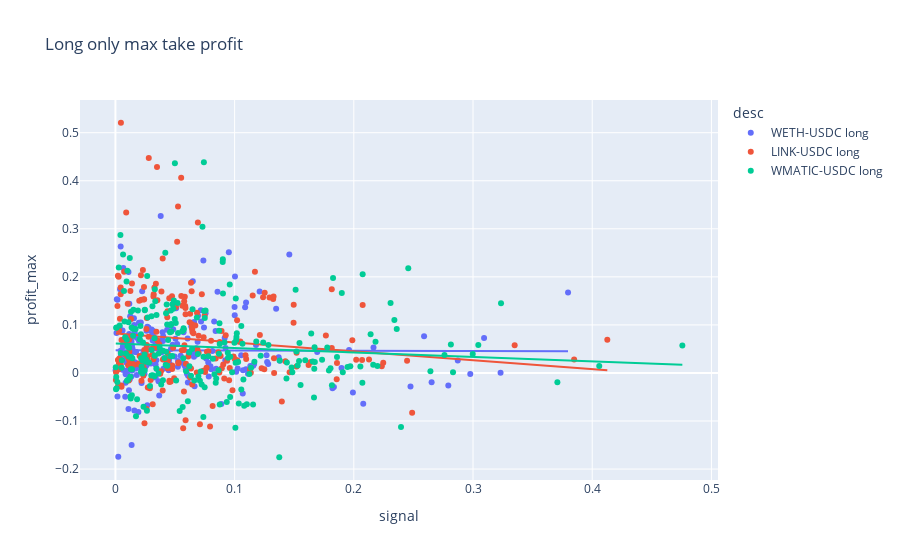
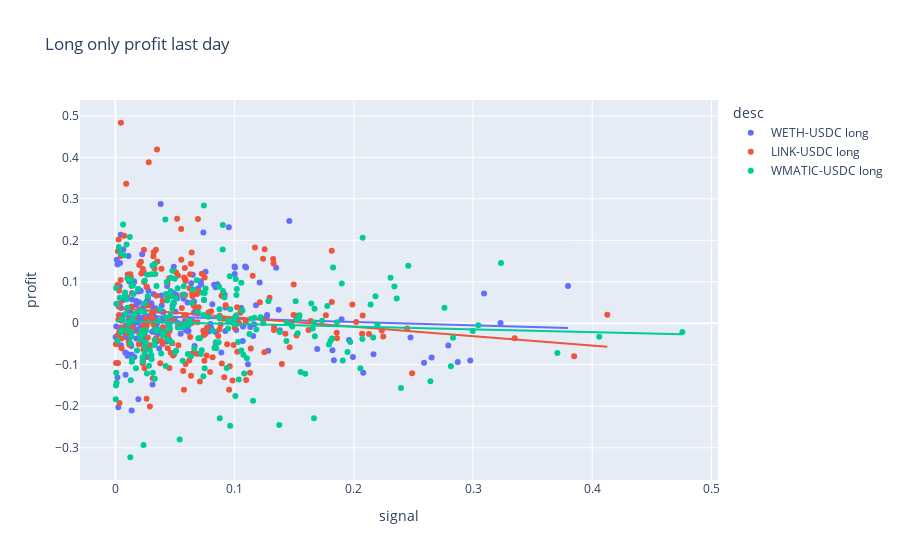

Notebook code cell kept with these figures, in order:
### Markdown cell above
### Long only vs. short 

Examine trade types separately to better see if one side is clearly superior.

### Code cell
df_long_only = df.loc[df["side"] == "long"]

fig = px.scatter(df_long_only, x="signal", y="profit_max", trendline="ols", color="desc", title="Long only max take profit")
fig.show()

fig = px.scatter(df_long_only, x="signal", y="profit", trendline="ols", color="desc", title="Long only profit last day")
fig.show()

### Figure 1 — Plotly figure (JSON) as saved in the notebook; plotly's stock layout.template omitted (floating-point values rounded to 4 significant figures; data arrays with more than 128 entries replaced by an {"elided": "..."} marker saying what was removed)
{"data": [{"hovertemplate": "desc=WETH-USDC long<br>signal=%{x}<br>profit_max=%{y}<extra></extra>", "legendgroup": "WETH-USDC long", "marker": {"color": "#636efa", "symbol": "circle"}, "mode": "markers", "name": "WETH-USDC long", "orientation": "v", "showlegend": true, "type": "scatter", "x": {"elided": "228 float values"}, "xaxis": "x", "y": {"elided": "228 float values"}, "yaxis": "y"}, {"hovertemplate": "<b>OLS trendline</b><br>profit_max = -0.00533159 * signal + 0.0472474<br>R<sup>2</sup>=0.000028<br><br>desc=WETH-USDC long<br>signal=%{x}<br>profit_max=%{y} <b>(trend)</b><extra></extra>", "legendgroup": "WETH-USDC long", "marker": {"color": "#636efa", "symbol": "circle"}, "mode": "lines", "name": "WETH-USDC long", "showlegend": false, "type": "scatter", "x": {"elided": "228 float values"}, "xaxis": "x", "y": {"elided": "228 float values"}, "yaxis": "y"}, {"hovertemplate": "desc=LINK-USDC long<br>signal=%{x}<br>profit_max=%{y}<extra></extra>", "legendgroup": "LINK-USDC long", "marker": {"color": "#EF553B", "symbol": "circle"}, "mode": "markers", "name": "LINK-USDC long", "orientation": "v", "showlegend": true, "type": "scatter", "x": {"elided": "219 float values"}, "xaxis": "x", "y": {"elided": "219 float values"}, "yaxis": "y"}, {"hovertemplate": "<b>OLS trendline</b><br>profit_max = -0.185339 * signal + 0.0819407<br>R<sup>2</sup>=0.016035<br><br>desc=LINK-USDC long<br>signal=%{x}<br>profit_max=%{y} <b>(trend)</b><extra></extra>", "legendgroup": "LINK-USDC long", "marker": {"color": "#EF553B", "symbol": "circle"}, "mode": "lines", "name": "LINK-USDC long", "showlegend": false, "type": "scatter", "x": {"elided": "219 float values"}, "xaxis": "x", "y": {"elided": "219 float values"}, "yaxis": "y"}, {"hovertemplate": "desc=WMATIC-USDC long<br>signal=%{x}<br>profit_max=%{y}<extra></extra>", "legendgroup": "WMATIC-USDC long", "marker": {"color": "#00cc96", "symbol": "circle"}, "mode": "markers", "name": "WMATIC-USDC long", "orientation": "v", "showlegend": true, "type": "scatter", "x": {"elided": "236 float values"}, "xaxis": "x", "y": {"elided": "236 float values"}, "yaxis": "y"}, {"hovertemplate": "<b>OLS trendline</b><br>profit_max = -0.0921973 * signal + 0.0611345<br>R<sup>2</sup>=0.007723<br><br>desc=WMATIC-USDC long<br>signal=%{x}<br>profit_max=%{y} <b>(trend)</b><extra></extra>", "legendgroup": "WMATIC-USDC long", "marker": {"color": "#00cc96", "symbol": "circle"}, "mode": "lines", "name": "WMATIC-USDC long", "showlegend": false, "type": "scatter", "x": {"elided": "236 float values"}, "xaxis": "x", "y": {"elided": "236 float values"}, "yaxis": "y"}], "layout": {"legend": {"title": {"text": "desc"}, "tracegroupgap": 0}, "title": {"text": "Long only max take profit"}, "xaxis": {"anchor": "y", "domain": [0, 1], "title": {"text": "signal"}}, "yaxis": {"anchor": "x", "domain": [0, 1], "title": {"text": "profit_max"}}}}

### Figure 2 — Plotly figure (JSON) as saved in the notebook; plotly's stock layout.template omitted (floating-point values rounded to 4 significant figures; data arrays with more than 128 entries replaced by an {"elided": "..."} marker saying what was removed)
{"data": [{"hovertemplate": "desc=WETH-USDC long<br>signal=%{x}<br>profit=%{y}<extra></extra>", "legendgroup": "WETH-USDC long", "marker": {"color": "#636efa", "symbol": "circle"}, "mode": "markers", "name": "WETH-USDC long", "orientation": "v", "showlegend": true, "type": "scatter", "x": {"elided": "228 float values"}, "xaxis": "x", "y": {"elided": "228 float values"}, "yaxis": "y"}, {"hovertemplate": "<b>OLS trendline</b><br>profit = -0.0803694 * signal + 0.0193837<br>R<sup>2</sup>=0.005282<br><br>desc=WETH-USDC long<br>signal=%{x}<br>profit=%{y} <b>(trend)</b><extra></extra>", "legendgroup": "WETH-USDC long", "marker": {"color": "#636efa", "symbol": "circle"}, "mode": "lines", "name": "WETH-USDC long", "showlegend": false, "type": "scatter", "x": {"elided": "228 float values"}, "xaxis": "x", "y": {"elided": "228 float values"}, "yaxis": "y"}, {"hovertemplate": "desc=LINK-USDC long<br>signal=%{x}<br>profit=%{y}<extra></extra>", "legendgroup": "LINK-USDC long", "marker": {"color": "#EF553B", "symbol": "circle"}, "mode": "markers", "name": "LINK-USDC long", "orientation": "v", "showlegend": true, "type": "scatter", "x": {"elided": "219 float values"}, "xaxis": "x", "y": {"elided": "219 float values"}, "yaxis": "y"}, {"hovertemplate": "<b>OLS trendline</b><br>profit = -0.226735 * signal + 0.0370984<br>R<sup>2</sup>=0.020341<br><br>desc=LINK-USDC long<br>signal=%{x}<br>profit=%{y} <b>(trend)</b><extra></extra>", "legendgroup": "LINK-USDC long", "marker": {"color": "#EF553B", "symbol": "circle"}, "mode": "lines", "name": "LINK-USDC long", "showlegend": false, "type": "scatter", "x": {"elided": "219 float values"}, "xaxis": "x", "y": {"elided": "219 float values"}, "yaxis": "y"}, {"hovertemplate": "desc=WMATIC-USDC long<br>signal=%{x}<br>profit=%{y}<extra></extra>", "legendgroup": "WMATIC-USDC long", "marker": {"color": "#00cc96", "symbol": "circle"}, "mode": "markers", "name": "WMATIC-USDC long", "orientation": "v", "showlegend": true, "type": "scatter", "x": {"elided": "236 float values"}, "xaxis": "x", "y": {"elided": "236 float values"}, "yaxis": "y"}, {"hovertemplate": "<b>OLS trendline</b><br>profit = -0.0666793 * signal + 0.00516295<br>R<sup>2</sup>=0.003162<br><br>desc=WMATIC-USDC long<br>signal=%{x}<br>profit=%{y} <b>(trend)</b><extra></extra>", "legendgroup": "WMATIC-USDC long", "marker": {"color": "#00cc96", "symbol": "circle"}, "mode": "lines", "name": "WMATIC-USDC long", "showlegend": false, "type": "scatter", "x": {"elided": "236 float values"}, "xaxis": "x", "y": {"elided": "236 float values"}, "yaxis": "y"}], "layout": {"legend": {"title": {"text": "desc"}, "tracegroupgap": 0}, "title": {"text": "Long only profit last day"}, "xaxis": {"anchor": "y", "domain": [0, 1], "title": {"text": "signal"}}, "yaxis": {"anchor": "x", "domain": [0, 1], "title": {"text": "profit"}}}}
